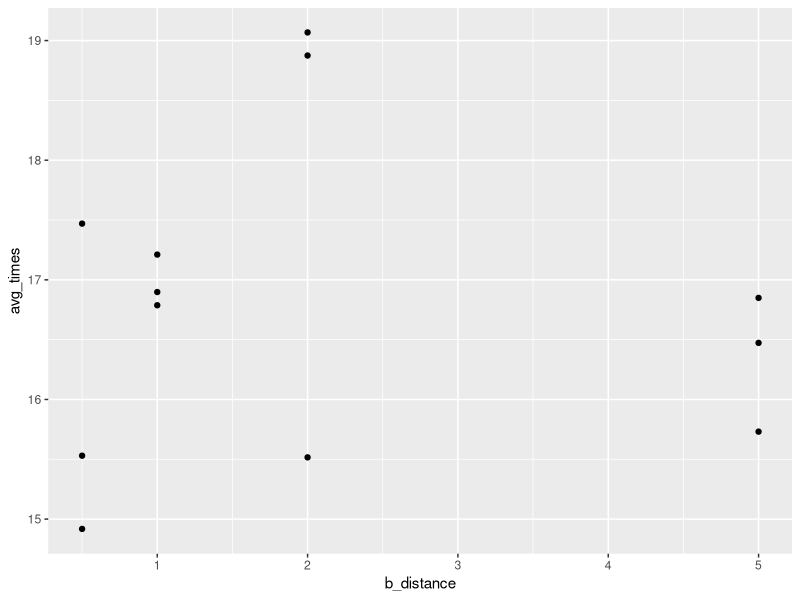

Source code (R):
## ---- chunk 1
knitr::opts_chunk$set(echo = FALSE)

data = read.csv("DataTable.csv")

library(ggplot2)
library(dplyr)
library(tidyr)
library(knitr)

## ---- chunk 2
d_table = data %>%
  select(map_name, set_n, path, avg_times, success_rate)%>%
  arrange(path)

kable(d_table)
## ---- chunk 3
d_table = data %>%
  filter(reward_name=="PP")%>%
  select(map_name, path, set_n, avg_times)%>%
  pivot_wider(names_from = map_name, values_from = avg_times)%>%
  arrange(set_n)

kable(d_table)
## ---- chunk 4
d_table = data %>%
  filter(reward_name=="Baseline")%>%
  select(map_name, path, avg_times, r_bias)%>%
  pivot_wider(names_from = map_name, values_from = avg_times)%>%
  arrange(r_bias)

kable(d_table)
## ---- chunk 5
d_table = data %>%
  filter(reward_name=="Distance")%>%
  select(map_name, path, set_n, b_distance, avg_times, success_rate)%>%
  # pivot_wider(names_from = map_name, values_from = avg_times)%>%
  arrange(set_n, b_distance) 
  # arrange(b_distance)

kable(d_table)
## ---- chunk 6
data %>%
  filter(reward_name=="Distance"& map_name=="columbia_small")%>%
  select(b_distance, avg_times)%>%
  ggplot(aes(x=b_distance, y=avg_times))+
  geom_point()
  
  
